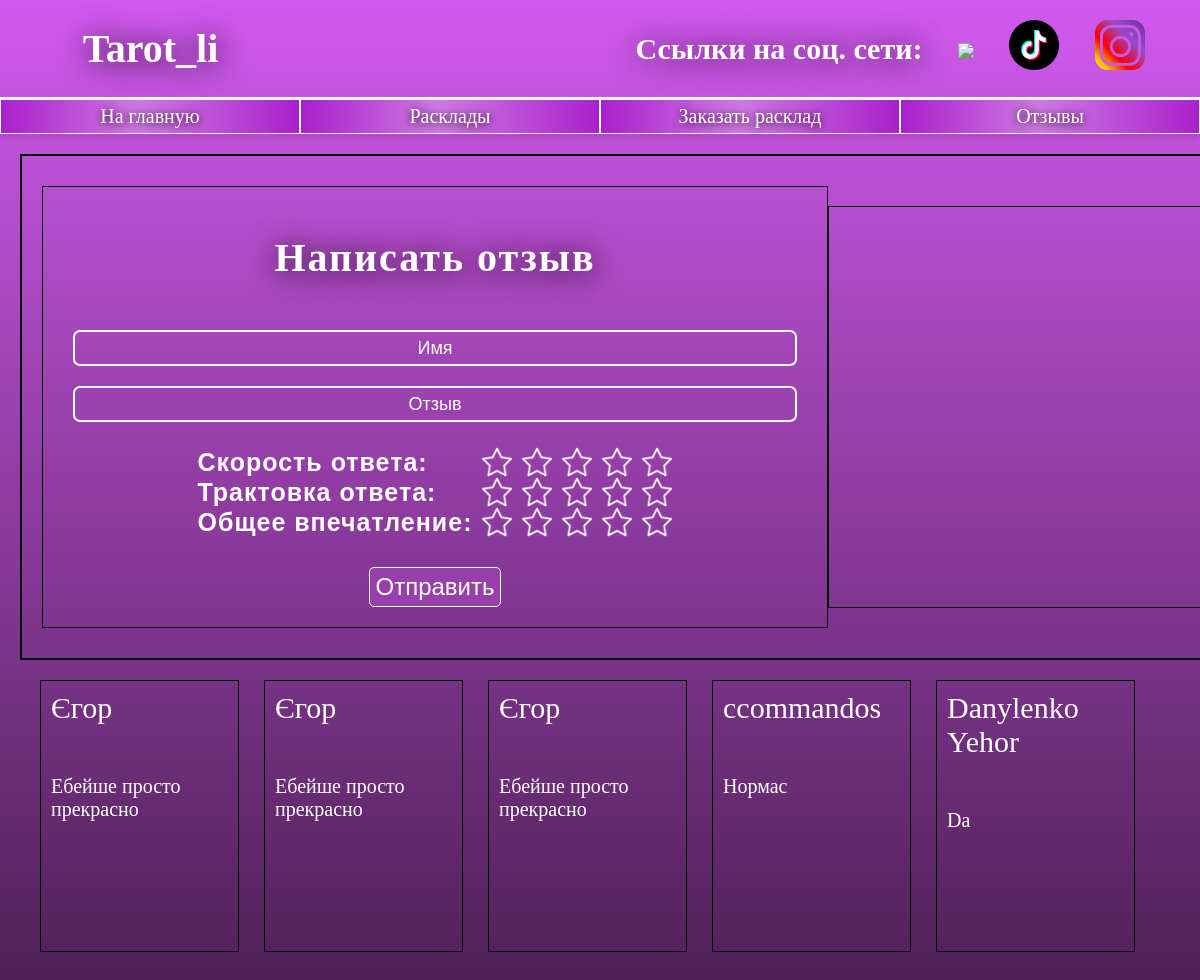
The app's page /otzuvu/ with its own data.
### web/models.py (models this page shows, shortened)
class Otzuvu(models.Model):
    name = models.CharField('Имя пользователя', max_length= 100)
    text = models.TextField('Отзыв')
    mark_speed = models.IntegerField('Скорость ответа')
    mark_trak = models.IntegerField('Трактовка ответа')
    mark_all = models.IntegerField('Общее впечатление')

### web/views.py (the view, shortened to what this page needs)
# urls.py: path("otzuvu/", views.otzuvu, name='otzuvu'),
def otzuvu(request):
    data = Otzuvu.objects.all()
    error = ''
    form = OtzivInput(initial={"mark_speed": 1, 'mark_trak': 1, 'mark_all': 1})
    return render(request, "web/otzuvu.html", {'otzuvu': data, 'form': form, 'error': error})

### web/forms.py
class OtzivInput(ModelForm):
    class Meta:
        model = Otzuvu
        fields = ['name', 'text', 'mark_speed', 'mark_trak', 'mark_all']
        widgets = {'name': TextInput(attrs={
            'class': 'rasklad-input otzuv-input',
            'name': 'name',
            'placeholder': 'Имя'
        }),
                   'text': TextInput(attrs={
            'class': 'rasklad-input',
            'name': 'text',
            'placeholder': 'Отзыв'
        }),
                   'mark_speed': HiddenInput(attrs={
            'name': 'mark_speed',
            'class': 'mark'
        }),
                   'mark_trak': HiddenInput(attrs={
            'name': 'mark_trak',
            'class': 'mark'
        }),
                   'mark_all': HiddenInput(attrs={
            'name': 'mark_all',
            'class': 'mark'
        })}

### web/templates/web/otzuvu.html (shortened to what this page needs)
{% extends 'web/base.html' %}
{% block content %}
    <div class="main-content">
        <div class="main-top">
            <div class="otzuv-form">
                <h1>Написать отзыв</h1>
                <form method="post">
                    <div class="form-block">
                        <div class="form-input">
                            {{ form.name }}
                        </div>
                        <div class="form-input">
                            {{ form.text }}
                        </div>
                        <div class="marks">
                            <div><label>Скорость ответа: </label>
                                <div>
                                    <span class="star"></span>
                                    <span class="star"></span>
                                    <span class="star"></span>
                                    <span class="star"></span>
                                    <span class="star"></span>
                                </div>
                            </div>{{ otzuv.mark_speed }}
                            <div><label>Трактовка ответа: </label>
                                <div>
                                    <span class="star"></span>
                                    <span class="star"></span>
                                    <span class="star"></span>
                                    <span class="star"></span>
                                    <span class="star"></span>
                                </div>
                            </div>{{ otzuv.mark_trak }}
                            <div><label>Общее впечатление: </label>
                                <div>
                                    <span class="star"></span>
                                    <span class="star"></span>
                                    <span class="star"></span>
                                    <span class="star"></span>
                                    <span class="star"></span>
                                </div>
                            </div>{{ otzuv.mark_all }}
                        </div>
                        <button class="form-button" type="submit">Отправить</button>
                    </div>
                </form>
            </div>
            <div class="rating"></div>
        </div>
    </div>
    <div class="otzuvu-spisok">
        {% for otzuv in otzuvu %}
            <div class="otzuv-karta">
                <div class="name-mark">
                    <div>{{ otzuv.name }}</div>
                </div>
                <div class="otzuv-text">
                    <div>{{ otzuv.text }}</div>
                </div>
            </div>
        {% endfor %}
    </div>
{% endblock %}

### web/static/web/css/index.css (style rules this page uses)
body { background: linear-gradient(180deg, #d159ee 0%, #4e2055 100%); margin: 0; padding: 0; min-height: 100vh; height: 100%; color: white; font-family: "Renju"; background-size: 100% auto; background-position: center; background-repeat: auto; display: flex; justify-content: space-between; flex-direction: column; }
body * { position: relative; z-index: 2; }
h1 { text-align: center; text-shadow: 1px 1px 15px rgb(0, 0, 0); text-shadow: 1px 2px 30px rgb(0, 0, 0); font-size: 40px; }
.form-button { border: 1px rgb(255, 255, 255) solid; background: linear-gradient(180deg, #a920cb 100%); text-align: center; padding: 5px; font-size: 20px; }
.tovar h3, .tovar h4, .catalog h1 { font-weight: bolder; text-align: center; font-size: 25px; text-shadow: 0px 1px 8px rgb(0, 0, 0); font-family: 'Renju'; src: url("/fonts/Renju") format('otf'); letter-spacing: 2px; }
.catalog h1 { font-size: 40px; text-shadow: 1px 2px 30px rgb(0, 0, 0); font-size: 40px; }
.rasklad-input { margin: 10px; font-size: 18px; text-align: center; width: 350px; height: 30px; border-radius: 7px; border: 2px rgb(255, 255, 255) solid; background-color: transparent; color: white; }
.rasklad-input::placeholder { color: white; }

### web/static/web/css/otzuvu.css (style rules this page uses)
.main-content { border: 2px black solid; width: 100%; height: 100%; display: flex; justify-content: space-evenly; flex-direction: column; align-items: center; flex: 1; padding: 20px; }
.main-top { display: flex; flex-direction: row; align-items: center; padding: 10px; width: 100%; }
.otzuv-form { height: 400px; width: 100%; flex: 2; border: 1px black solid; padding: 20px; display: flex; justify-content: stretch; flex-direction: column; align-items: center; }
.otzuv-form h1 { flex: 1; }
.otzuv-form form { flex: 3; width: 100%; display: flex; justify-content: stretch; flex-direction: column; align-items: center; }
.rating { height: 400px; width: 100%; flex: 1; border: 1px black solid; }
.form-block { display: flex; justify-content: space-evenly; align-items: center; flex-direction: column; height: 100%; width: 100%; }
.form-input { width: 100%; display: flex; justify-content: stretch; }
.otzuv-input { width: 100%; }
.form-button { border: 1px rgb(255, 255, 255) solid; text-align: center; padding: 5px; font-size: 24px; color: white; background-color: rgb(151, 64, 172); border-radius: 5px; }
.otzuvu-spisok { padding: 20px; display: flex; justify-content: start; flex-direction: row; align-items: center; flex-wrap: nowrap; overflow: visible; width: auto; }
.otzuv-karta { height: 250px; width: 600px; padding: 10px; margin-right: 25px; border: 1px black solid; }
.marks { margin-top: 15px; margin-bottom: 30px; }
.marks div { display: flex; justify-content: space-between; gap: 10px; align-items: center; flex-direction: row; font-size: 25px; font-weight: 700; letter-spacing: 1px; font-family: Arial, Helvetica, sans-serif; }
.name-mark { display: flex; flex-direction: row; justify-content: space-between; font-size: 30px; margin-bottom: 50px; }
.otzuv-text { font-size: 20px; }

### web/static/web/css/rasklad.css (style rules this page uses)
.rasklad-input { width: 100%; transition: background-color 0.3s ease; }

### records on screen
Otzuvu: name "Єгор", text "Ебейше просто прекрасно"
Otzuvu: name "Єгор", text "Ебейше просто прекрасно"
Otzuvu: name "Єгор", text "Ебейше просто прекрасно"
Otzuvu: name "ccommandos", text "Нормас"
Otzuvu: name "Danylenko Yehor", text "Da"
